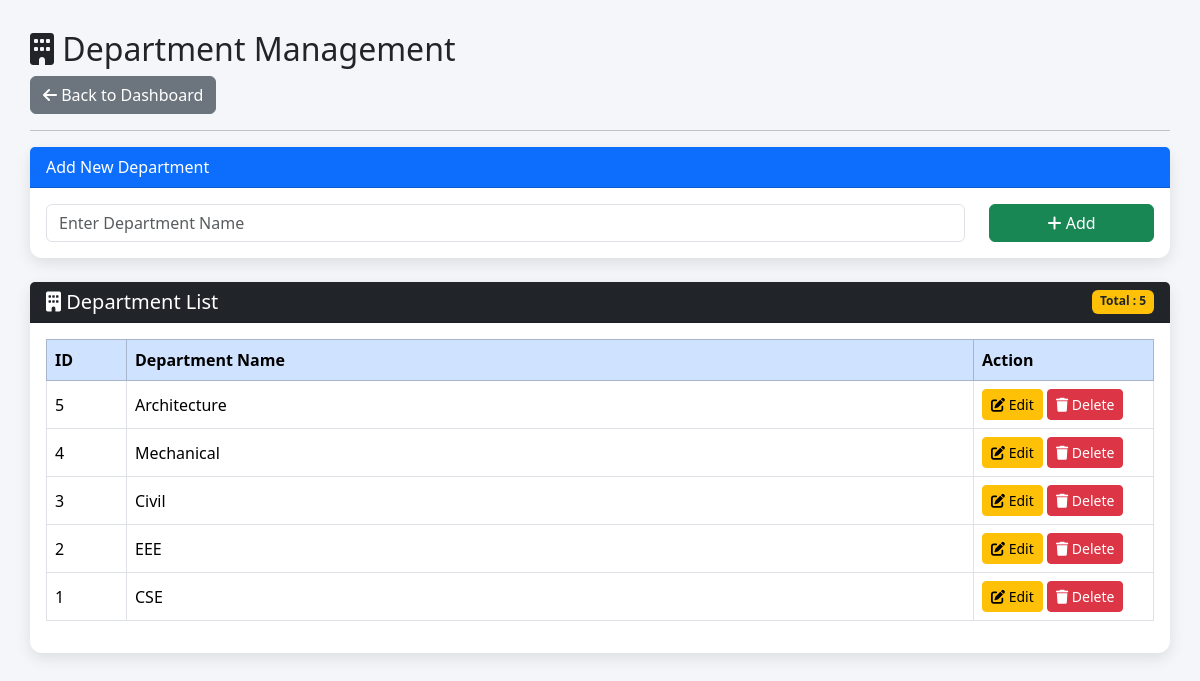
The app's page /admin/department.php (signed in) with its own data.
### tables this page shows
CREATE TABLE departments (
    department_id INT AUTO_INCREMENT PRIMARY KEY,
    department_name VARCHAR(100) NOT NULL
);

### admin/department.php (the view, shortened to what this page needs)
<?php
include '../config/database.php';
$departments = mysqli_query($conn,
"SELECT * FROM departments
ORDER BY department_id DESC");
?>
<!DOCTYPE html>
<html>
<head>
<link href="https://cdn.jsdelivr.net/npm/bootstrap@5.3.3/dist/css/bootstrap.min.css"
rel="stylesheet">
<link rel="stylesheet"
href="https://cdnjs.cloudflare.com/ajax/libs/font-awesome/6.5.2/css/all.min.css">
</head>
<body>
<div class="container-fluid main">
<h2>
<i class="fa fa-building"></i>
Department Management
</h2>
<div class="mb-3">
    <a href="dashboard.php" class="btn btn-secondary">
        <i class="fa fa-arrow-left"></i>
        Back to Dashboard
    </a>
</div>
<hr>
<div class="card mb-4">
<div class="card-header bg-primary text-white">
Add New Department
</div>
<div class="card-body">
<form method="POST">
<div class="row">
<div class="col-md-10">
<input
type="text"
name="department_name"
class="form-control"
placeholder="Enter Department Name"
required>
</div>
<div class="col-md-2">
<button
class="btn btn-success w-100"
name="add_department">
<i class="fa fa-plus"></i>
Add
</button>
</div>
</div>
</form>
</div>
</div>
<div class="card">
    <div class="card-header bg-dark text-white d-flex justify-content-between">
        <h5 class="mb-0">
            <i class="fa fa-building"></i>
            Department List
        </h5>
        <span class="badge bg-warning text-dark">
            Total :
            <?php echo mysqli_num_rows($departments); ?>
        </span>
    </div>
    <div class="card-body">
        <div class="table-responsive">
            <table class="table table-bordered table-hover align-middle">
                <thead class="table-primary">
                    <tr>
                        <th width="80">ID</th>
                        <th>Department Name</th>
                        <th width="180">Action</th>
                    </tr>
                </thead>
                <tbody>
                <?php
                if(mysqli_num_rows($departments)>0)
                {
                    while($row=mysqli_fetch_assoc($departments))
                    {
                ?>
                    <tr>
                        <td>
                            <?php echo $row['department_id']; ?>
                        </td>
                        <td>
                            <?php echo $row['department_name']; ?>
                        </td>
                        <td>
                            <a href="edit-department.php?id=<?php echo $row['department_id']; ?>"
                            class="btn btn-warning btn-sm">
                                <i class="fa fa-edit"></i>
                                Edit
                            </a>
                            <a href="department.php?delete=<?php echo $row['department_id']; ?>"
                            class="btn btn-danger btn-sm"
                            onclick="return confirm('Are you sure you want to delete this department?')">
                                <i class="fa fa-trash"></i>
                                Delete
                            </a>
                        </td>
                    </tr>
                <?php
                    }
                }
                ?>
                </tbody>
            </table>
        </div>
    </div>
</div>

### admin/department.php (style rules this page uses)
body { background:#f5f6fa; }
.main { padding:30px; }
.card { border:none; border-radius:12px; box-shadow:0 5px 15px rgba(0,0,0,.1); }

### records on screen
departments: department_id "5", department_name "Architecture"
departments: department_id "4", department_name "Mechanical"
departments: department_id "3", department_name "Civil"
departments: department_id "2", department_name "EEE"
departments: department_id "1", department_name "CSE"

### other values on screen
mysqli_num_rows($departments) "5"
